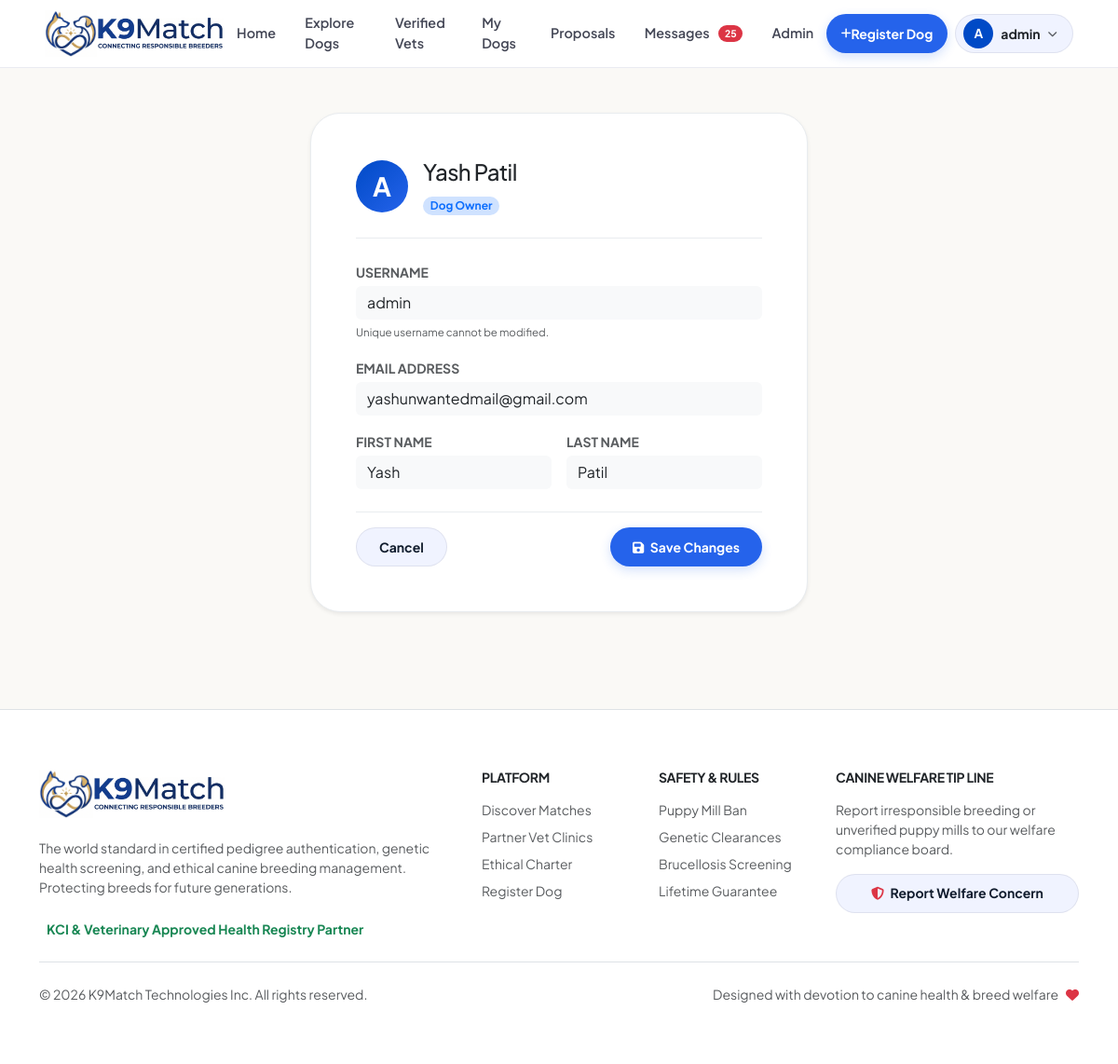
Screenshot of /profile/ (signed in) with the database file from the repository.
### core/models.py (models this page shows, shortened)
class User(AbstractUser):
    ROLE_CHOICES = (
        ('breeder', 'Breeder'),
        ('owner', 'Dog Owner'),
    )
    role = models.CharField(max_length=20, choices=ROLE_CHOICES, default='owner')
    phone_number = models.CharField(max_length=10, blank=True, null=True)
    is_verified = models.BooleanField(default=False)

### core/views.py (the view, shortened to what this page needs)
# urls.py: path('profile/', views.profile_view, name='profile'),
@login_required
def profile_view(request):
    return render(request, 'core/profile.html')

### core/templates/core/profile.html (shortened to what this page needs)
{% extends 'core/base.html' %}
{% block content %}
<div class="container py-5 max-w-7xl mx-auto px-3 px-lg-4" style="min-height: 75vh;">
    <div class="row justify-content-center">
        <div class="col-md-8 col-lg-6" data-aos="fade-up">
            <div class="bg-white rounded-5 shadow-sm p-4 p-md-5 border border-light-subtle" style="border-radius: 2rem !important;">
                <div class="d-flex align-items-center gap-3 pb-4 mb-4 border-bottom border-light-subtle">
                    <div class="rounded-circle d-flex align-items-center justify-content-center text-white fw-bold fs-3 shadow-xs shrink-0" style="width: 56px; height: 56px; background: linear-gradient(135deg, #004ac6, #2563eb);">
                        {{ user.username|slice:":1"|upper }}
                    </div>
                    <div>
                        <h4 class="fw-black text-dark mb-0.5">{{ user.get_full_name|default:user.username }}</h4>
                        <span class="badge bg-primary-subtle text-primary rounded-pill small fw-bold">
                            {{ user.get_role_display|default:"Registered Canine Owner" }}
                        </span>
                    </div>
                </div>
                <form method="POST">
                    <div class="mb-3">
                        <label class="form-label small fw-bold text-uppercase text-muted tracking-wider mb-1">Username</label>
                        <input type="text" class="form-control bg-light border-0 py-2.5" value="{{ user.username }}" disabled>
                        <small class="text-muted" style="font-size: 0.72rem;">Unique username cannot be modified.</small>
                    </div>
                    <div class="mb-3">
                        <label class="form-label small fw-bold text-uppercase text-muted tracking-wider mb-1">Email Address</label>
                        <input type="email" name="email" class="form-control bg-light border-0 py-2.5" value="{{ user.email }}" required>
                    </div>
                    <div class="row g-3 mb-4">
                        <div class="col-sm-6">
                            <label class="form-label small fw-bold text-uppercase text-muted tracking-wider mb-1">First Name</label>
                            <input type="text" name="first_name" class="form-control bg-light border-0 py-2.5" value="{{ user.first_name }}">
                        </div>
                        <div class="col-sm-6">
                            <label class="form-label small fw-bold text-uppercase text-muted tracking-wider mb-1">Last Name</label>
                            <input type="text" name="last_name" class="form-control bg-light border-0 py-2.5" value="{{ user.last_name }}">
                        </div>
                    </div>
                    <div class="d-flex justify-content-between align-items-center pt-3 border-top border-light-subtle">
                        <a href="{% url 'home' %}" class="btn btn-soft rounded-pill px-4 btn-sm fw-bold">Cancel</a>
                        <button type="submit" class="btn btn-primary-stitch btn-sm px-4">
                            <i class="fas fa-save me-1"></i> Save Changes
                        </button>
                    </div>
                </form>
            </div>
        </div>
    </div>
</div>
{% endblock %}

### core/templates/core/base.html (shortened to what this page needs)
{% load static %}
<!DOCTYPE html>
<html lang="en" class="scroll-smooth">
<head>
    <link href="https://cdn.jsdelivr.net/npm/bootstrap@5.3.0/dist/css/bootstrap.min.css" rel="stylesheet">
    <link rel="stylesheet" href="https://cdnjs.cloudflare.com/ajax/libs/font-awesome/6.4.0/css/all.min.css">
    <link href="https://unpkg.com/aos@2.3.1/dist/aos.css" rel="stylesheet">
</head>
<body>
    <header class="glass-dock sticky-top shadow-xs z-3">
        <div class="container-fluid px-lg-5 px-3">
            <div class="d-flex align-items-center justify-content-between" style="height: 72px;">
                <a href="{% url 'home' %}" class="d-flex align-items-center gap-2.5 text-decoration-none py-1" title="K9Match - Connecting Responsible Breeders">
                    <img src="{% static 'images/logo_emblem.png' %}" alt="K9Match Emblem" style="height: 50px; width: auto; object-fit: contain;">
                    <img src="{% static 'images/logo_text.png' %}" alt="K9Match - Connecting Responsible Breeders" style="height: 35px; width: auto; object-fit: contain;">
                </a>
                <nav class="d-none d-lg-flex align-items-center gap-1">
                    <a href="{% url 'home' %}" class="stitch-nav-link">Home</a>
                    <a href="{% url 'explore_dogs' %}" class="stitch-nav-link">Explore Dogs</a>
                    <a href="{% url 'vets_directory' %}" class="stitch-nav-link">Verified Vets</a>
                    {% if user.is_authenticated %}
                        <a href="{% url 'my_dogs' %}" class="stitch-nav-link">My Dogs</a>
                        <a href="{% url 'match_requests_dashboard' %}" class="stitch-nav-link position-relative">
                            Proposals
                        </a>
                        <a href="{% url 'chats_inbox' %}" class="stitch-nav-link position-relative">
                            Messages
                            {% if navbar_unread_messages_count > 0 %}
                                <span class="badge rounded-pill bg-danger ms-1" style="font-size: 0.65rem;">{{ navbar_unread_messages_count }}</span>
                            {% endif %}
                        </a>
                        {% if user.is_staff %}
                            <a href="{% url 'admin_dashboard' %}" class="stitch-nav-link text-danger fw-semibold">
                                Admin
                            </a>
                        {% endif %}
                    {% endif %}
                </nav>
                <div class="d-flex align-items-center gap-2">
                    {% if user.is_authenticated %}
                        <a href="{% url 'add_dog' %}" class="btn btn-sm btn-primary-stitch rounded-pill px-3 py-1.5 d-none d-sm-inline-flex align-items-center gap-1.5 text-nowrap">
                            <i class="fas fa-plus small"></i>
                            <span>Register Dog</span>
                        </a>
                        <div class="dropdown">
                            <button class="btn btn-soft rounded-pill d-flex align-items-center gap-2 py-1 ps-2 pe-3" data-bs-toggle="dropdown" aria-expanded="false">
                                <div class="rounded-circle d-flex align-items-center justify-content-center text-white fw-bold shadow-xs" style="width: 32px; height: 32px; background-color: var(--color-primary); font-size: 0.85rem;">
                                    {{ user.username|slice:":1"|upper }}
                                </div>
                                <span class="fw-bold small d-none d-md-inline text-dark">{{ user.username }}</span>
                                <i class="fas fa-chevron-down text-muted" style="font-size: 0.65rem;"></i>
                            </button>
                        </div>
                    {% endif %}
                </div>
            </div>
        </div>
    </header>
    <main style="min-height: 80vh;">
        {% block content %}{% endblock %}
    </main>
    <footer class="bg-white border-top py-5 mt-5">
        <div class="container py-3">
            <div class="row g-4 mb-4">
                <div class="col-lg-5 col-md-6">
                    <div class="mb-3">
                        <a href="{% url 'home' %}" class="d-inline-flex align-items-center gap-2.5 text-decoration-none" title="K9Match">
                            <img src="{% static 'images/logo_emblem.png' %}" alt="K9Match Emblem" style="height: 52px; width: auto; object-fit: contain;">
                            <img src="{% static 'images/logo_text.png' %}" alt="K9Match" style="height: 36px; width: auto; object-fit: contain;">
                        </a>
                    </div>
                    <p class="text-muted small leading-relaxed mb-4 pe-lg-4">
                        The world standard in certified pedigree authentication, genetic health screening, and ethical canine breeding management. Protecting breeds for future generations.
                    </p>
                    <div class="d-flex align-items-center gap-2 text-success small fw-bold">
                        <span>KCI &amp; Veterinary Approved Health Registry Partner</span>
                    </div>
                </div>
                <div class="col-lg-2 col-md-6 col-6">
                    <h6 class="fw-bold text-uppercase text-dark tracking-wider small mb-3">Platform</h6>
                    <ul class="list-unstyled space-y-2 small">
                        <li class="mb-2"><a href="{% url 'explore_dogs' %}" class="text-muted text-decoration-none hover-text-primary">Discover Matches</a></li>
                        <li class="mb-2"><a href="{% url 'vets_directory' %}" class="text-muted text-decoration-none hover-text-primary">Partner Vet Clinics</a></li>
                        <li class="mb-2"><a href="#" data-bs-toggle="modal" data-bs-target="#charterModal" class="text-muted text-decoration-none hover-text-primary">Ethical Charter</a></li>
                        <li class="mb-2"><a href="{% url 'add_dog' %}" class="text-muted text-decoration-none hover-text-primary">Register Dog</a></li>
                    </ul>
                </div>
                <div class="col-lg-2 col-md-6 col-6">
                    <h6 class="fw-bold text-uppercase text-dark tracking-wider small mb-3">Safety &amp; Rules</h6>
                    <ul class="list-unstyled space-y-2 small">
                        <li class="mb-2"><span class="text-muted">Puppy Mill Ban</span></li>
                        <li class="mb-2"><span class="text-muted">Genetic Clearances</span></li>
                        <li class="mb-2"><span class="text-muted">Brucellosis Screening</span></li>
                        <li class="mb-2"><span class="text-muted">Lifetime Guarantee</span></li>
                    </ul>
                </div>
                <div class="col-lg-3 col-md-6">
                    <h6 class="fw-bold text-uppercase text-dark tracking-wider small mb-3">Canine Welfare Tip Line</h6>
                    <p class="text-muted small mb-3">Report irresponsible breeding or unverified puppy mills to our welfare compliance board.</p>
                    <a href="mailto:welfare@k9match.com" class="btn btn-soft btn-sm rounded-pill w-100 fw-bold">
                        <i class="fas fa-shield-halved me-1 text-danger"></i> Report Welfare Concern
                    </a>
                </div>
            </div>
            <div class="pt-4 border-top d-flex flex-column flex-sm-row align-items-center justify-content-between small text-muted gap-2">
                <div>© 2026 K9Match Technologies Inc. All rights reserved.</div>
                <div class="d-flex align-items-center gap-1">
                    <span>Designed with devotion to canine health &amp; breed welfare</span>
                    <i class="fas fa-heart text-danger ms-1"></i>
                </div>
            </div>
        </div>
    </footer>
    <div id="toast-container" class="toast-container position-fixed top-0 end-0 p-3" style="z-index: 10999; max-width: 420px;">
    </div>
</body>
</html>

### core/templates/core/base.html (style rules this page uses)
:root { --font-main: "Plus Jakarta Sans", system-ui, -apple-system, sans-serif; --color-primary: #004ac6; --color-primary-hover: #003899; --color-primary-container: #2563eb; --color-primary-light: #e7eeff; --color-secondary: #fea619; --color-secondary-hover: #e5930e; --color-secondary-dark: #855300; --color-tertiary: #006242; --color-tertiary-light: #6ffbbe; --color-surface: #FAF9F6; --color-surface-card: #ffffff; --color-surface-container: #f0f3ff; --color-text: #111c2d; --color-text-muted: #434655; --color-outline: #c3c6d7; --color-danger: #ba1a1a; --color-danger-bg: #ffdad6; }
* { box-sizing: border-box; }
body { font-family: var(--font-main); background-color: var(--color-surface); color: var(--color-text); overflow-x: hidden; -webkit-font-smoothing: antialiased; }
h1, h2, h3, h4, h5, h6, .fw-black { font-family: var(--font-main); letter-spacing: -0.025em; color: var(--color-text); }
.glass-dock { background: rgba(255, 255, 255, 0.92) !important; backdrop-filter: blur(20px); -webkit-backdrop-filter: blur(20px); border-bottom: 1px solid rgba(195, 198, 215, 0.35); }
.btn-primary-stitch { background-color: var(--color-primary-container); color: #ffffff !important; font-weight: 700; border: none; border-radius: 9999px; padding: 0.65rem 1.4rem; transition: all 0.25s ease; box-shadow: 0 4px 12px rgba(37, 99, 235, 0.2); }
.btn-soft { background-color: var(--color-surface-container); color: var(--color-text) !important; font-weight: 700; border: 1px solid rgba(195, 198, 215, 0.4); border-radius: 9999px; padding: 0.6rem 1.25rem; transition: all 0.2s ease; }
.stitch-nav-link { font-weight: 600; font-size: 0.9rem; color: var(--color-text-muted) !important; padding: 0.5rem 0.85rem !important; border-radius: 9999px; transition: all 0.2s ease; text-decoration: none; display: inline-flex; align-items: center; gap: 0.35rem; }

### rows the page displays
User: username "A", username "admin", get_full_name "Yash Patil", role "Dog Owner", email "yashunwantedmail@gmail.com", first_name "Yash", last_name "Patil"

### other values shown
{{ navbar_unread_messages_count }} "25"
